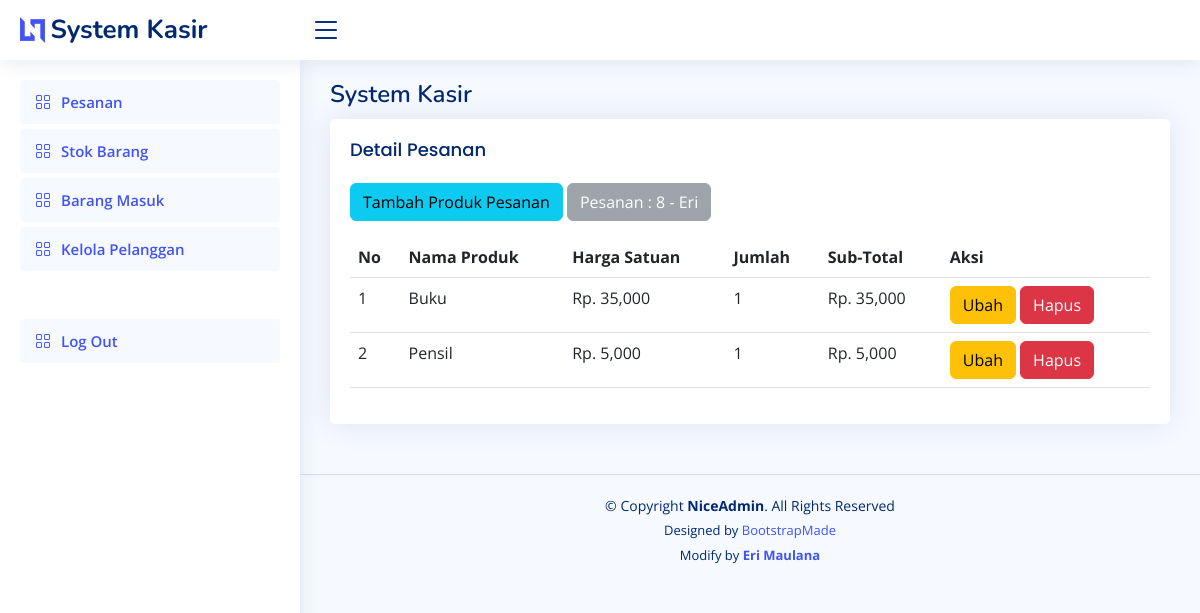
The page /view.php?idp=8 (signed in) on the database its author committed.
### tables this page shows
CREATE TABLE `pesanan` (
  `idpesanan` int(11) NOT NULL,
  `tanggal` timestamp NOT NULL DEFAULT current_timestamp(),
  `idpelanggan` int(11) NOT NULL,
  `idproduk` int(11) NOT NULL
);

CREATE TABLE `pelanggan` (
  `idpelanggan` int(11) NOT NULL,
  `namapelanggan` varchar(20) NOT NULL,
  `notelp` varchar(15) NOT NULL,
  `alamat` text NOT NULL
);

CREATE TABLE `detailpesanan` (
  `iddetailpesanan` int(11) NOT NULL,
  `idpesanan` int(11) NOT NULL,
  `idproduk` int(11) NOT NULL,
  `qty` int(11) NOT NULL
);

CREATE TABLE `produk` (
  `idproduk` int(11) NOT NULL,
  `namabarang` varchar(35) NOT NULL,
  `deskripsi` varchar(50) NOT NULL,
  `harga` int(11) NOT NULL,
  `stock` int(11) NOT NULL
);

### view.php (the view, shortened to what this page needs)
<?php
require 'ceklogin.php';
if (isset($_GET['idp'])) {
   $idp = $_GET['idp'];
   $ambilnamapelanggan = mysqli_query($c, "SELECT * FROM pesanan p, pelanggan pl WHERE p.idpelanggan=pl.idpelanggan AND p.idpesanan='$idp'");
   $np = mysqli_fetch_array($ambilnamapelanggan);
   $namapel = $np['namapelanggan'];
} else {
   header('location: index.php');
}
?>
<!DOCTYPE html>
<html lang="en">
<head>
   <link href="assets/vendor/bootstrap/css/bootstrap.min.css" rel="stylesheet">
   <link href="assets/vendor/bootstrap-icons/bootstrap-icons.css" rel="stylesheet">
   <link href="assets/vendor/boxicons/css/boxicons.min.css" rel="stylesheet">
   <link href="assets/vendor/quill/quill.snow.css" rel="stylesheet">
   <link href="assets/vendor/quill/quill.bubble.css" rel="stylesheet">
   <link href="assets/vendor/remixicon/remixicon.css" rel="stylesheet">
   <link href="assets/vendor/simple-datatables/style.css" rel="stylesheet">
   <link href="assets/css/style.css" rel="stylesheet">
</head>
<body>
   <header id="header" class="header fixed-top d-flex align-items-center">
      <div class="d-flex align-items-center justify-content-between">
         <a href="index.html" class="logo d-flex align-items-center">
            <img src="assets/img/logo.png" alt="">
            <span class="d-none d-lg-block">System Kasir</span>
         </a>
         <i class="bi bi-list toggle-sidebar-btn"></i>
      </div>
   </header>
   <aside id="sidebar" class="sidebar">
      <ul class="sidebar-nav" id="sidebar-nav">
         <li class="nav-item">
            <a class="nav-link " href="index.php">
               <i class="bi bi-grid"></i>
               <span>Pesanan</span>
            </a>
         </li>
         <li class="nav-item">
            <a class="nav-link " href="stock.php">
               <i class="bi bi-grid"></i>
               <span>Stok Barang</span>
            </a>
         </li>
         <li class="nav-item">
            <a class="nav-link " href="masuk.php">
               <i class="bi bi-grid"></i>
               <span>Barang Masuk</span>
            </a>
         </li>
         <li class="nav-item mb-5">
            <a class="nav-link " href="pelanggan.php">
               <i class="bi bi-grid"></i>
               <span>Kelola Pelanggan</span>
            </a>
         </li>
         <li class="nav-item mt-5">
            <a class="nav-link " href="logout.php">
               <i class="bi bi-grid"></i>
               <span>Log Out</span>
            </a>
         </li>
      </ul>
   </aside>
   <main id="main" class="main">
      <div class="pagetitle">
         <h1>System Kasir</h1>
      </div>
      <section class="section">
         <div class="row">
            <div class="col-lg-12">
               <div class="card">
                  <div class="card-body">
                     <h5 class="card-title">Detail Pesanan</h5>
                     <button type="button" class="btn btn-info mb-3" data-bs-toggle="modal" data-bs-target="#exampleModal">
                        Tambah Produk Pesanan
                     </button>
                     <button disabled="disabled" class="btn btn-secondary mb-3">Pesanan : <?= $idp; ?> -
                        <?= $namapel; ?>
                     </button>
                     <table class="table datatable">
                        <thead>
                           <tr>
                              <th scope="col">No</th>
                              <th scope="col">Nama Produk</th>
                              <th scope="col">Harga Satuan</th>
                              <th scope="col">Jumlah</th>
                              <th scope="col">Sub-Total</th>
                              <th scope="col">Aksi</th>
                           </tr>
                        </thead>
                        <tbody>
                           <?php
                           $i = 1;
                           $ambildata = mysqli_query($c, "SELECT * FROM detailpesanan p, produk pr WHERE p.idproduk = pr.idproduk AND idpesanan='$idp'");
                           while ($baris = mysqli_fetch_array($ambildata)) {
                              $idpr = $baris['idproduk'];
                              $namabarang = $baris['namabarang'];
                              $harga = $baris['harga'];
                              $qty = $baris['qty'];
                              $subtotal = $qty * $harga
                           ?>
                              <tr>
                                 <td><?= $i; ?></td>
                                 <td><?= $namabarang; ?></td>
                                 <td>Rp. <?= number_format($harga); ?></td>
                                 <td><?= number_format($qty); ?></td>
                                 <td>Rp. <?= number_format($subtotal); ?></td>
                                 <td>
                                    <button type="button" class="btn btn-warning" data-bs-toggle="modal" data-bs-target="#exampleModal1<?= $idpr; ?>">
                                       Ubah
                                    </button>
                                    <button type="button" class="btn btn-danger" data-bs-toggle="modal" data-bs-target="#exampleModal2<?= $idpr; ?>">
                                       Hapus
                                    </button>
                                 </td>
                              </tr>
                           <?php
                              $i++;
                           }
                           ?>
                        </tbody>
                     </table>
                  </div>
               </div>
            </div>
         </div>
      </section>
   </main>
   <footer id="footer" class="footer ">
      <div class="copyright">
         &copy; Copyright <strong><span>NiceAdmin</span></strong>. All Rights Reserved
      </div>
      <div class="credits">
         Designed by <a href="https://bootstrapmade.com/" target="_blank">BootstrapMade</a>
      </div>
      <div class="credits">
         Modify by <a href="https://www.instagram.com/erimaulana.69/" target="_blank"><strong>Eri Maulana</strong></a>
      </div>
   </footer>
</body>
</html>

### assets/css/style.css (style rules this page uses)
:root { scroll-behavior: smooth; }
body { font-family: "Open Sans", sans-serif; background: #f6f9ff; color: #444444; }
a { color: #4154f1; text-decoration: none; }
h1, h2, h3, h4, h5, h6 { font-family: "Nunito", sans-serif; }
#main { margin-top: 60px; padding: 20px 30px; transition: all 0.3s; }
.pagetitle { margin-bottom: 10px; }
.pagetitle h1 { font-size: 24px; margin-bottom: 0; font-weight: 600; color: #012970; }
.card { margin-bottom: 30px; border: none; border-radius: 5px; box-shadow: 0px 0 30px rgba(1, 41, 112, 0.1); }
.card-title { padding: 20px 0 15px 0; font-size: 18px; font-weight: 500; color: #012970; font-family: "Poppins", sans-serif; }
.card-body { padding: 0 20px 20px 20px; }
.logo { line-height: 1; }
@media (min-width: 1200px) { .logo { width: 280px; } }
.logo img { max-height: 26px; margin-right: 6px; }
.logo span { font-size: 26px; font-weight: 700; color: #012970; font-family: "Nunito", sans-serif; }
.header { transition: all 0.5s; z-index: 997; height: 60px; box-shadow: 0px 2px 20px rgba(1, 41, 112, 0.1); background-color: #fff; padding-left: 20px; }
.header .toggle-sidebar-btn { font-size: 32px; padding-left: 10px; cursor: pointer; color: #012970; }
.sidebar { position: fixed; top: 60px; left: 0; bottom: 0; width: 300px; z-index: 996; transition: all 0.3s; padding: 20px; overflow-y: auto; scrollbar-width: thin; scrollbar-color: #aab7cf transparent; box-shadow: 0px 0px 20px rgba(1, 41, 112, 0.1); background-color: #fff; }
@media (min-width: 1200px) { #main, #footer { margin-left: 300px; } }
.sidebar-nav { padding: 0; margin: 0; list-style: none; }
.sidebar-nav li { padding: 0; margin: 0; list-style: none; }
.sidebar-nav .nav-item { margin-bottom: 5px; }
.sidebar-nav .nav-link { display: flex; align-items: center; font-size: 15px; font-weight: 600; color: #4154f1; transition: 0.3; background: #f6f9ff; padding: 10px 15px; border-radius: 4px; }
.sidebar-nav .nav-link i { font-size: 16px; margin-right: 10px; color: #4154f1; }
.footer { padding: 20px 0; font-size: 14px; transition: all 0.3s; border-top: 1px solid #cddfff; }
.footer .copyright { text-align: center; color: #012970; }
.footer .credits { padding-top: 5px; text-align: center; font-size: 13px; color: #012970; }

### rows shown on the page
pesanan: idpelanggan.namapelanggan "Eri"
detailpesanan: idproduk.namabarang "Buku", idproduk.harga "35,000", qty "1", qty.harga "35,000"
detailpesanan: idproduk.namabarang "Pensil", idproduk.harga "5,000", qty "1", qty.harga "5,000"

### other values the page prints
$idp "8"
